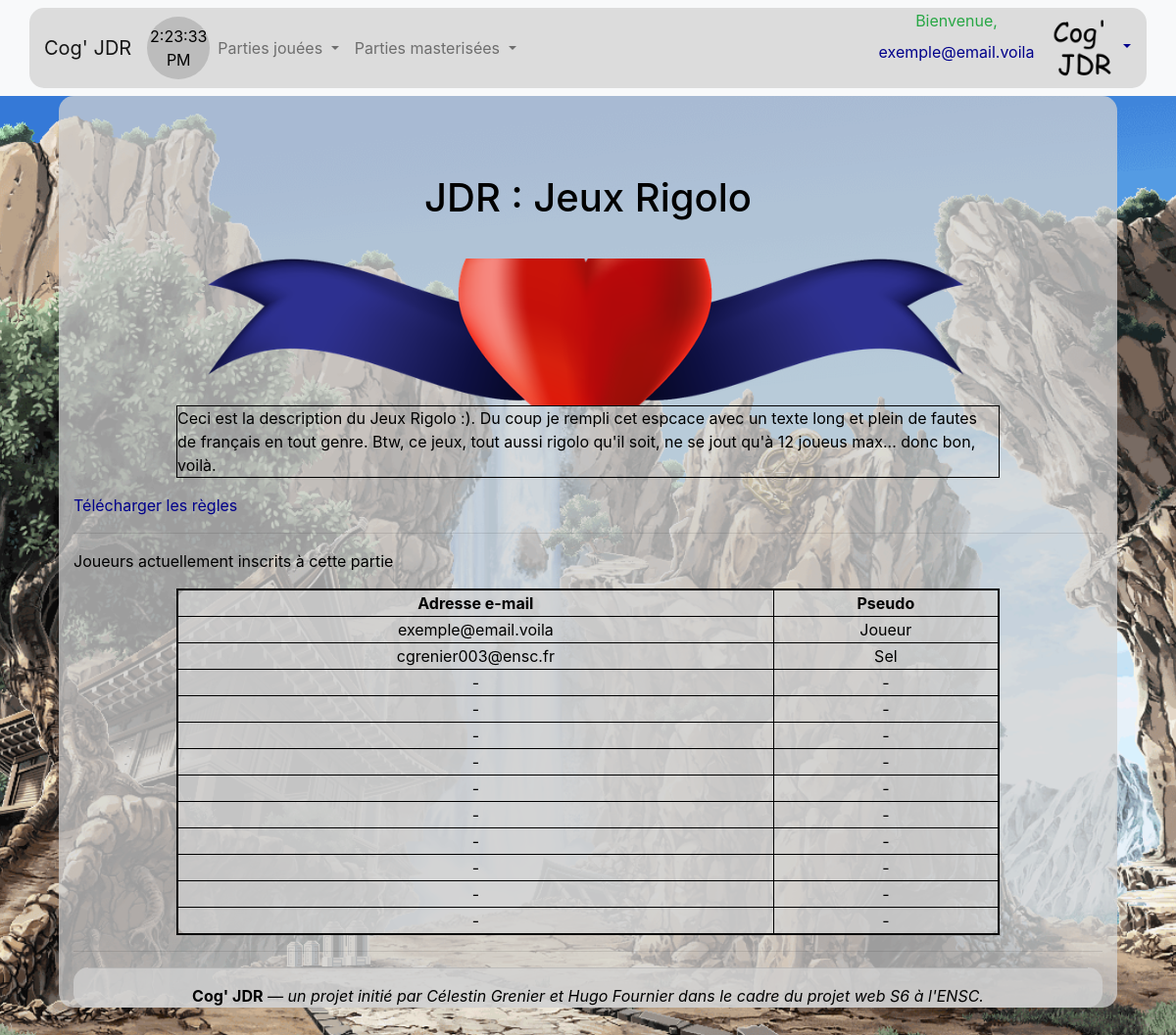
Screenshot of /jdr.php?id=1 (signed in) with the database file from the repository.
### tables this page shows
create table ModeleJDR (
    id_modele_jdr integer not null primary key auto_increment, 
    id_createur integer,
    titre varchar(32) not null,
    desc_jdr varchar(256) not null,
    fichier_regles varchar(32) not null,
    img_banniere varchar(32) not null,
    img_fond varchar(32) not null,
    img_logo varchar(32) not null,
    nb_equipes_max integer not null,

    foreign key (id_createur) references Utilisateur (id)
);

create table Joueur (
    id_joueur integer not null primary key auto_increment,
    id_utilisateur integer,
    id_jdr_participe integer,
    pseudo varchar(32) not null,

    foreign key (id_utilisateur) references Utilisateur (id),
    foreign key (id_jdr_participe) references JDR (id_jdr)
);

create table Utilisateur (
    id integer not null primary key auto_increment,
    mdp varchar(32) not null,
    email varchar(32) not null,
    img varchar(48) not null
);

### inclus/connexion.php (called while the page is built, shortened)
<?php
    $conn = new PDO("mysql:host=127.0.0.1;dbname=cogjdr;charset=utf8", "root", "", array(PDO::ATTR_ERRMODE => PDO::ERRMODE_EXCEPTION));
    function sql_select($table, $value, $where=array(), $order=null, $distinct=false) {
        global $conn;
        $execute_array = array();
        $execute_index = 'a';
        $value_builder = empty($distinct) ? "SELECT " : "SELECT DISTINCT ";
        if ($value == "*" || empty($value))
            $value_builder.= "*";
        elseif (is_array($value))
            $value_builder.= join(", ", $value);
        else
            $value_builder.= $value;
        $table_builder = "FROM `".(is_array($table) ? join("` JOIN `", $table) : $table)."`";
        $where_builder = empty($where) ? "WHERE 1" : "WHERE ";
        $sep = "";
        foreach ($where as $k => $v) {
            if (is_string($k) && strpos($k, "::") !== false)
                $where_builder.= "$sep".str_replace("::", ".", $k);
            else
                $where_builder.= "$sep$k";
            if (is_array($v)) {
                $where_builder.= " IN (";
                $sep_ = "";
                foreach ($v as $v_) {
                    if (strpos($v_, "::") !== false)
                        $where_builder.= "$sep_".str_replace("::", ".", $v_);
                    else {
                        $where_builder.= "$sep_:$execute_index";
                        $execute_array[$execute_index++] = $v_;
                    }
                    $sep_ = ", ";
                }
                $where_builder.= ")";
            } else {
                if (strpos($v, "::") !== false)
                    $where_builder.= "= ".str_replace("::", ".", $v);
                else {
                    $where_builder.= "= :$execute_index";
                    $execute_array[$execute_index++] = $v;
                }
            }
            $sep = " AND ";
        }
        $order_builder = empty($order) ? "" : "ORDER BY ";
        $r = $conn->prepare("$value_builder $table_builder $where_builder $order_builder");
        $r->execute($execute_array);
        return $r;
    }
?>

### inclus/jdr/rejoindre.php (the view, shortened to what this page needs)
<h1 class="text-center">JDR : <?=$modele['titre']?></h1>
<img class="img_banniere" src="<?=$modele['img_banniere']?>" alt="Oof">
<p class="desc_jdr"><?=$modele['desc_jdr']?></p>
<a href="">Télécharger les règles</a>
<hr>
<p>Joueurs actuellement inscrits à cette partie</p>
<table class="liste_joueurs container">
    <th>Adresse e-mail</th><th>Pseudo</th><?php if (@$donnees_jdr['est_mj']) { ?><th></th><?php } ?>
    <?php
        $r = sql_select('Joueur', array('pseudo', 'id_utilisateur', 'id_joueur'), array('id_jdr_participe' => $jdr['id_jdr']));
        for ($k = 0; $k < $jdr['nb_max_joueurs']; $k++) {
            $joueur = $r->fetch();
            if (!empty($joueur)) { ?>
                <tr>
                    <td><?=sql_select('Utilisateur', 'email', array('id' => $joueur['id_utilisateur']))->fetch()['email']?></td>
                    <td><?=$joueur['pseudo']?></td>
                </tr><?php
            } else { ?>
                <tr>
                    <td>-</td>
                    <td>-</td>
                </tr><?php
            }
        }
    ?>
</table>
<hr>

### jdr.php (shortened to what this page needs)
<?php
    require_once "./inclus/connexion.php";
    switch (isset($_REQUEST['action']) ? $_REQUEST['action'] : "afficher") {
        case "afficher":
                if (!isset($_REQUEST['id']) && !isset($_REQUEST['code'])) {
                    include_once "./inclus/page_debut.php";
                    include "./inclus/jdr/liste.php";
                    include_once "./inclus/page_fin.php";
                    unset($redirige);
                } else {
                    $where = isset($_REQUEST['code']) ? array('code_invite' => $_REQUEST['code']) : array('id_jdr' => $_REQUEST['id']);
                    $r = sql_select('JDR', "*", $where);
                    $jdr = $r->fetch();
                    if ($jdr && $modele = sql_select('ModeleJDR', "*", array('id_modele_jdr' => $jdr['id_modele_jdr']))->fetch()) {
                        $etat_partie = $jdr['etat_partie'];
                        $__css_necessaires = array("discussion", "jdr");
                        $est_connecte = isset($_SESSION['id']);
                        $a_rejoint = false;
                        if ($est_connecte)
                            foreach ($_SESSION['liste_donnees_jdr'] as $v) {
                                $a_rejoint = $v['id_jdr'] == $jdr['id_jdr'];
                                if ($a_rejoint) {
                                    break;
                                }
                            }
                        include_once "./inclus/page_debut.php";
                        if ($etat_partie == "lancement" || !$a_rejoint)
                            include "./inclus/jdr/rejoindre.php";
                        else {
                            include "./inclus/jdr/consulter.php";
                        }
                        include_once "./inclus/page_fin.php";
                    } else
                        $_SESSION['erreur'] = "Erreur JDR non trouver";
                }
            break;
    }
?>

### inclus/page_debut.php (shortened to what this page needs)
<!DOCTYPE html>
<html>
<head>
	<link rel="stylesheet" href="https://stackpath.bootstrapcdn.com/bootstrap/4.3.1/css/bootstrap.min.css">
	<link rel="stylesheet" type="text/css" media="screen" href="./css/global.css">
	<?php
		if (!empty($__css_necessaires)) foreach ($__css_necessaires as $v) { ?>
			<link rel="stylesheet" type="text/css" media="screen" href="./css/<?=$v?>.css"><?php
		}
	?>
</head>
<body>
	<nav class="navbar navbar-expand-lg navbar-light bg-light sticky-top">
		<div class="container">
			<a class="navbar-brand" href="./#"><?php if (!empty($__liste_equipes)) { ?>&nbsp;&nbsp;&nbsp;&nbsp;<?php } ?>Cog' JDR</a>
			<div class="cercle">
				<p id="heure">Bonjour!</p>
			</div>
			<div class="collapse navbar-collapse" id="navbarSupportedContent">
				<?php if (isset($_SESSION['id'])) { ?>
					<ul class="navbar-nav mr-auto">
						<li class="nav-item dropdown">
							<a class="nav-link dropdown-toggle" href="#" id="navbarDropdown_jouees" role="button" data-toggle="dropdown" aria-haspopup="true" aria-expanded="false">
								Parties jouées
							</a>
						</li>
						<li class="nav-item dropdown">
							<a class="nav-link dropdown-toggle" href="#" id="navbarDropdown_masterisees" role="button" data-toggle="dropdown" aria-haspopup="true" aria-expanded="false">
								Parties masterisées
							</a>
						</li>
					</ul>
				<?php } ?>
				<table class="float-right">
					<tr>
						<?php
							if (isset($_SESSION['id'])) { ?>
								<td><p class="text-success text-center">Bienvenue, <a class="nav-link" href="./compte.php?id=<?=$_SESSION['id']?>"><?=$_SESSION['email']?></a></p></td>
								<td>
									<div class="dropdown">
										<a class="dropdown-toggle" href="#" id="navbarDropdown_compte" role="button" data-toggle="dropdown" aria-haspopup="true" aria-expanded="false">
											<img class="img" src="./images/compte/<?=$_SESSION['img']?>" alt="Oof">
										</a>
									</div>
								</td><?php
							}
						?>
					</tr>
				</table>
			</div>
		</div>
	</nav>
	<div class="container-fluid page">

### inclus/page_fin.php (shortened to what this page needs)
            <footer class="footer sticky-bottom">
                <div class="container text-center">
                    <hr>
                    <p class="text-center"><b>Cog' JDR</b><em> &mdash; un projet initié par Célestin Grenier et Hugo Fournier dans le cadre du projet web S6 à l'ENSC.</em></p>
                </div>
            </footer>
        </div>
    </body>
</html>

### css/global.css (style rules this page uses)
div.page { padding-top: 5em; width: 90%; margin-left: auto; margin-right: auto; }
body { background-image: url("../images/jdr/waterfall.gif"); background-repeat : no-repeat; background-position : center; background-size : cover; color : black; }
h1, h3 { text-align : center; }
h1 { padding-bottom : 30px; }
a { color: darkblue; }
.container, .container-fluid { background-color: rgba(211, 211, 211, 0.733); border-radius : 15px; }
img.img { height: 4em; width: 4em; }
div.cercle { height: 4em; width: 4em; text-align: center; background-color: rgb(188, 188, 188); border-radius: 50%; display: table; }
div.cercle #heure { display: table-cell; vertical-align: middle; }

### css/discussion.css (style rules this page uses)
body { margin-bottom: 149px; }

### css/jdr.css (style rules this page uses)
body { overflow-x: hidden; }
img.img_banniere { width: 80%; max-height: 150px; object-fit: cover; display: block; margin-left: auto; margin-right: auto; }
p.desc_jdr { border-style: solid; border-color: black; border-width: 1px; width: 80%; margin-left: auto; margin-right: auto; }
table.liste_joueurs { border-style: solid; border-color: black; border-width: 2px; width: 80%; margin-left: auto; margin-right: auto; text-align: center; }
table.liste_joueurs th { border-style: solid; border-color: black; border-width: 1px; }
table.liste_joueurs td { border-style: solid; border-color: black; border-width: 1px; }

### rows the page displays
modelejdr: titre "Jeux Rigolo", img_banniere (picture), desc_jdr "Ceci est la description du Jeux Rigolo :). Du coup je rempli cet espcace avec un texte long et plein de fautes de français en tout genre. Btw, ce jeux, tout aussi rigolo qu'il soit, ne se jout qu'à 12 joueus max... donc bon, voilà."
joueur: id_utilisateur.email "exemple@email.voila", pseudo "Joueur"
joueur: id_utilisateur.email "cgrenier003@ensc.fr", pseudo "Sel"

### other values shown
$_SESSION['email'] "exemple@email.voila"
